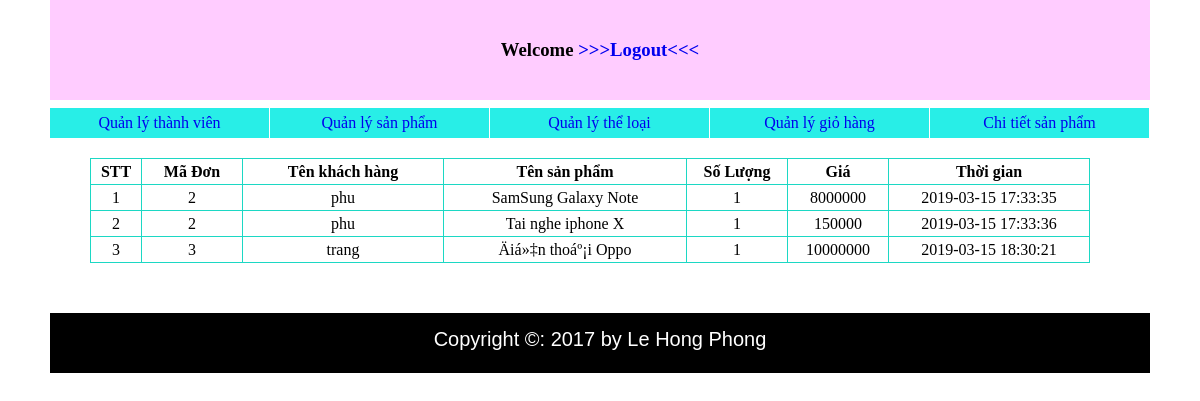
The page /Demo/adminCN2/list_detail.php on the database its author committed.
### tables this page shows
CREATE TABLE `order_items` (
  `order_id` int(10) NOT NULL,
  `item_id` int(10) NOT NULL,
  `item_name` varchar(20) NOT NULL,
  `quantity` int(10) NOT NULL,
  `price` int(20) NOT NULL,
  `time` timestamp NOT NULL DEFAULT CURRENT_TIMESTAMP ON UPDATE CURRENT_TIMESTAMP
);

CREATE TABLE `orders` (
  `order_id` int(10) UNSIGNED NOT NULL,
  `username` varchar(25) NOT NULL,
  `quantity_item` int(10) NOT NULL,
  `total` int(25) NOT NULL,
  `branch` varchar(10) NOT NULL,
  `time` timestamp NOT NULL DEFAULT CURRENT_TIMESTAMP ON UPDATE CURRENT_TIMESTAMP
);

### Demo/adminCN2/list_detail.php (the view, shortened to what this page needs)
<?php
    require("templates/header.php");
 ?>
	<div id="wrapper">
		<table>
			<tr>
				<td style="width: 50px"><b>STT</b></td>
				<td style="width: 100px"><b>Mã Đơn</b></td>
				<td style="width: 200px;"><b>Tên khách hàng</b></td>
				<td><b>Tên sản phẩm</b></td>
				<td style="width: 100px;"><b>Số Lượng</b></td>
				<td style="width: 100px;"><b>Giá</b></td>
				<td style="width: 200px;"><b>Thời gian</b></td>
			</tr>
			<?php
			if(isset($_GET["id"])){
			$id = $_GET["id"];
			$dem=1;
			require("../library/config.php");
			$result= mysqli_query($conn," SELECT a.username, b.* from orders as a, order_items as b WHERE b.order_id = $id and a.order_id = $id and a.branch='CN2' ");
			while( $data = mysqli_fetch_assoc($result)){
			echo "<tr>";
			echo "<td> $dem </td>";
			echo "<td>$data[order_id]</td>";
			echo "<td>$data[username]</td>";
			echo "<td>$data[item_name]</td>";
			echo "<td>$data[quantity]</td>";
			echo "<td>$data[price]</td>";
			echo "<td>$data[time]</td>";
			echo "<tr>";
			$dem++;
			}
			mysqli_close($conn);
		}
		else{
			$dem=1;
			require("../library/config.php");
			$result= mysqli_query($conn," SELECT a.username, b.* from orders as a, order_items as b WHERE b.order_id = a.order_id and a.branch='CN2' ");
			while( $data = mysqli_fetch_assoc($result)){
			echo "<tr>";
			echo "<td> $dem </td>";
			echo "<td>$data[order_id]</td>";
			echo "<td>$data[username]</td>";
			echo "<td>$data[item_name]</td>";
			echo "<td>$data[quantity]</td>";
			echo "<td>$data[price]</td>";
			echo "<td>$data[time]</td>";
			echo "<tr>";
			$dem++;
			}
		}
			 ?>
		</table>
	</div>
	<?php
    require("templates/footer.php");
 ?>

### Demo/adminCN2/style.css (style rules this page uses)
* { padding: 0px; margin: 0px; }
body { width: 1100px; margin: auto; }
#wrapper table { margin-left: 40px; border-collapse: collapse; margin-top:50px; width:1000px; text-align: center; }
#wrapper table tr { border: 1px solid #1CD8C4; line-height: 25px; }
#wrapper table td { border: 1px solid #1CD8C4; }

### rows shown on the page
order_items: order "2", order.username "phu", item_name "SamSung Galaxy Note", quantity "1", price "8000000", time "2019-03-15 17:33:35"
order_items: order "2", order.username "phu", item_name "Tai nghe iphone X", quantity "1", price "150000", time "2019-03-15 17:33:36"
order_items: order "3", order.username "trang", item_name "Äiá»‡n thoáº¡i Oppo", quantity "1", price "10000000", time "2019-03-15 18:30:21"
